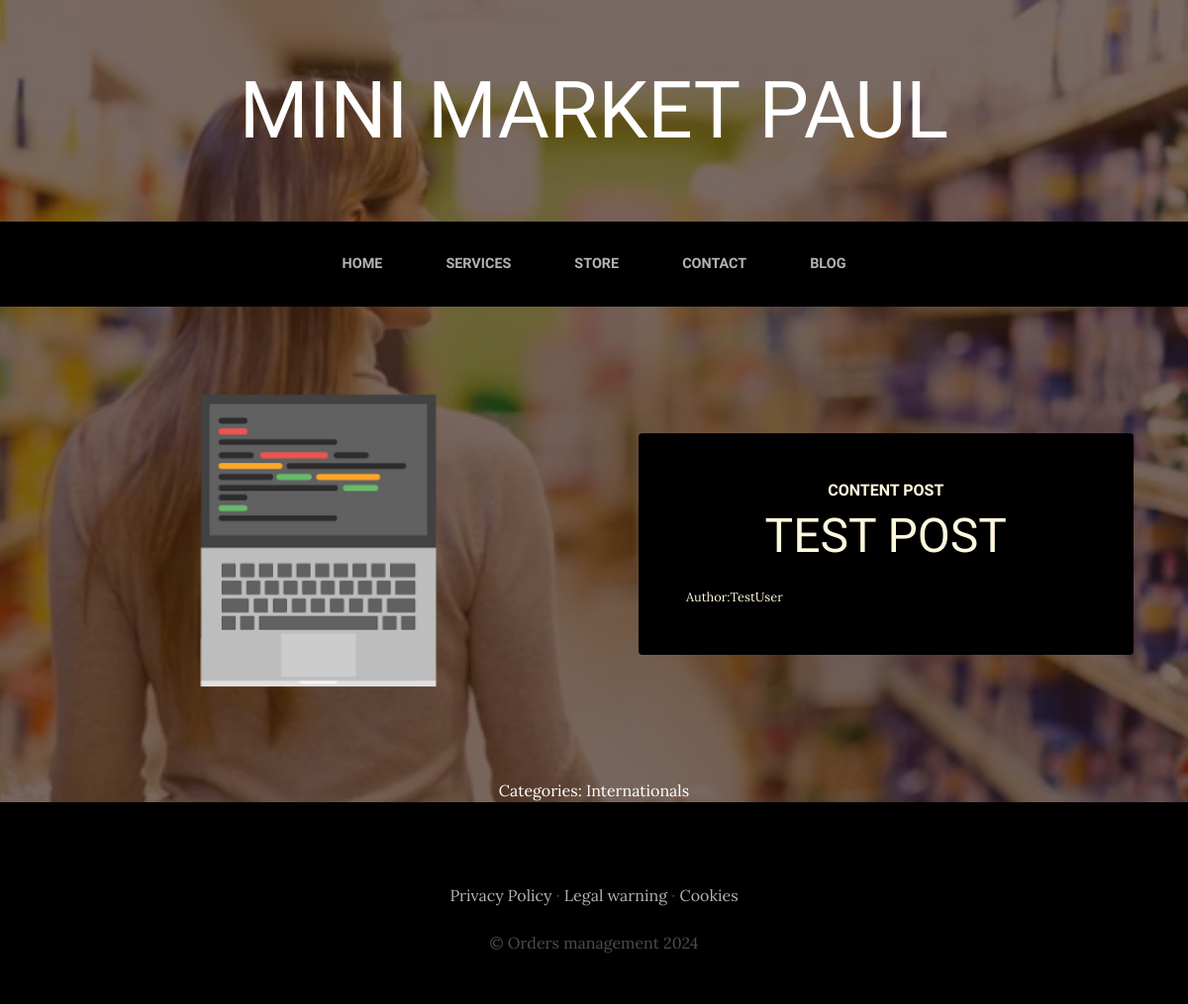
The app's page /Blog/Category/1/ with its own data.
### BlogApp/models.py (models this page shows, shortened)
class Post(models.Model):
    Title = models.CharField(max_length=50)
    Content = models.CharField(max_length=500)
    Image = models.ImageField(upload_to='BlogApp',null=True,blank=True)
    Author = models.ForeignKey(User, on_delete=models.CASCADE)
    Categories = models.ManyToManyField(Category)
    Created = models.DateTimeField(auto_now_add=True)
    Updated = models.DateTimeField(auto_now_add=True)
    class Meta:
        verbose_name = 'Post'
        verbose_name_plural = 'Posts'

class Category(models.Model):
    Name = models.CharField(max_length=50)
    Created = models.DateTimeField(auto_now_add=True)
    Updated = models.DateTimeField(auto_now_add=True)
    class Meta:
        verbose_name = 'Category'
        verbose_name_plural = 'Categories'

### BlogApp/views.py (the view)
# urls.py: path('Category/<int:category_id>/', views.Category_view, name='Category')
def Category_view(request, category_id):
    category = Category.objects.get(id=category_id) #<--- Get all the categories accordin to the id related
    posts = Post.objects.filter(Categories=category) #<--- Show the post related to the category and get all the results
    return render(request, 'BlogApp/category.html', {'Category': category, 'Posts': posts})

### BlogApp/templates/BlogApp/category.html (shortened to what this page needs)
{% extends "ProjectWebMinimarketApp/base.html" %}
  {% load static %}
{% block content%}
  {% for post in Posts %}
    <section class="page-section clearfix">
      <div class="container">
        <div class="intro">
          <img class="Image-Width intro-img img-fluid mb-3 mb-lg-0 rounded" src="{{post.Image.url}}" alt="" style="width: 50%;">
          <div class="intro-text left-0 text-center bg-faded p-5 rounded">
            <h2 class="section-heading mb-4" >
              <span class="section-heading-upper">{{post.Content}}</span>
              <span class="section-heading-lower">{{post.Title}} </span>
            </h2>
            <div class="Author-blog">
                Author:{{post.Author}}
            </div>
          </div>
        </div>
      </div>
    </section>
  {% endfor %}
  <section>
    <div class="categories-blog">
      Categories:
      {% for post in Posts%}
        {% for category in post.Categories.all %}
          {{category.Name}}
        {% endfor %}
      {% endfor %}
    </div>
  </section>
{% endblock %}

### ProjectWebMinimarketApp/static/ProjectWebMinimarketApp/css/gestion.css (style rules this page uses)
.Image-Width { width: 50%; }
.Author-blog { text-align: left; font-size: 0.8em; }
.categories-blog { width: 75%; margin: auto; text-align: center; color: white; }
body { font-family: 'Lora'; background: linear-gradient(rgba(47, 23, 15, 0.65), rgba(47, 23, 15, 0.65)), url("../img/MainBackG.jpg"); background-attachment: fixed; background-position: center; background-size: cover; }
h1, h2, h3, h4, h5, h6 { font-family: 'Raleway'; }
.page-section { margin-top: 5rem; margin-bottom: 5rem; }
.section-heading { text-transform: uppercase; }
.section-heading .section-heading-upper { display: block; font-size: 1rem; font-weight: 800; padding-bottom:.5rem; }
.section-heading .section-heading-lower { display: block; font-size: 3rem; font-weight: 100; }
.bg-faded { background-color: rgba(255, 255, 255, 0.85); }
.intro { position: relative; }
@media (min-width: 992px) { .intro .intro-img { width: 75%; float: left; } }
@media (min-width: 992px) { .intro .intro-text { left: 600; width: 60%; margin-top: 3rem; background-color: rgb(0, 0, 0); color: cornsilk; position: absolute; } }
@media (min-width: 1200px) { .intro .intro-text { width: 45%; } }

### records on screen
Post: Image (picture), Content "CONTENT POST", Title "TEST POST", Author "TestUser"
Category: Name "Internationals"
